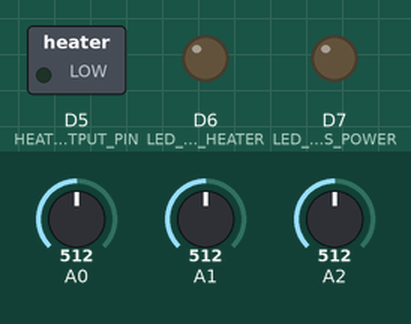
This sketch was run on a simulated Arduino Nano 33 IoT. Parts: switched loads named in the sketch (green lamp = pin HIGH), output pins drawn as LEDs (lit = HIGH). Inputs (shaded band) come from the test bench; at power-on: A2 = 512, A0 = 512, A1 = 512. Nothing arrives over Bluetooth unless stated; a phone connects over Bluetooth LE 3 s after start.

Above: at 1.2 s.
1.3 s: A2 set to 532
2.8 s: A2 set to 566
At 3.8 s:
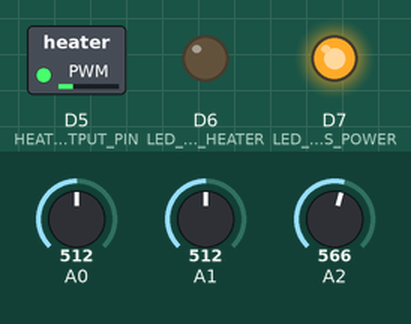
At 8.7 s:
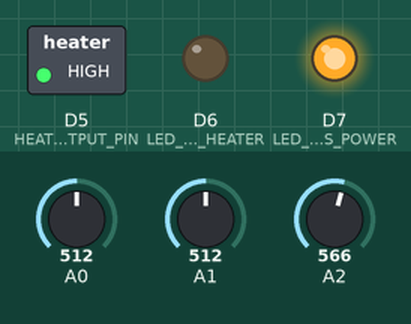
Timing chart, 0 to 10.2 s (numbered marks = the images above; inputs shaded):
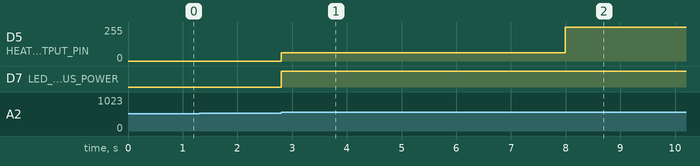

The sketch:

Lambda-Shield-Smartphone-Example.ino
```cpp
// (licence header left out)
//Define included headers.
#include <ArduinoBLE.h>

//Define BLE service.
BLEService LambdaService("C664F3C0-81B3-4E7B-A2F6-EA96181A2E71");
BLEUnsignedCharCharacteristic OxygenLevelChar("C83C027E-F105-4E0D-AA8F-801AC553D5C1", BLERead | BLENotify);

//Define CJ125 registers used.
#define           CJ125_DIAG_REG_STATUS_OK            0x28FF        /* The response of the diagnostic register when everything is ok. */
#define           CJ125_DIAG_REG_STATUS_NOPOWER       0x2855        /* The response of the diagnostic register when power is low. */
#define           hardwareId                          0x00          /* The hardware ID defines which hardware you are using. */

//Define pin assignments.
#define           LED_STATUS_POWER                    7             /* Pin used for power the status LED, indicating we have power. */
#define           LED_STATUS_HEATER                   6             /* Pin used for the heater status LED, indicating heater activity. */
#define           HEATER_OUTPUT_PIN                   5             /* Pin used for the PWM output to the heater circuit. */
#define           UB_ANALOG_INPUT_PIN                 2             /* Analog input for power supply.*/
#define           UR_ANALOG_INPUT_PIN                 1             /* Analog input for temperature.*/
#define           UA_ANALOG_INPUT_PIN                 0             /* Analog input for lambda.*/

//Define adjustable parameters.
#define           UBAT_MIN                            550           /* Minimum voltage (ADC value) on Ubat to operate */

//Global variables.
int adcValue_UA = 0;                                                /* ADC value read from the CJ125 UA output pin */
int adcValue_UR = 0;                                                /* ADC value read from the CJ125 UR output pin */
int adcValue_UB = 0;                                                /* ADC value read from the voltage divider caluclating Ubat */
int adcValue_UR_Optimal = 175;                                      /* UR ADC value stored when CJ125 is in calibration mode, optimal temperature */
int HeaterOutput = 0;                                               /* Current PWM output value (0-255) of the heater output pin */
int CJ125_Status = 0;                                               /* Latest stored DIAG registry response from the CJ125 */
int serial_counter = 0;                                             /* Counter used to calculate refresh rate on the serial output */
int HeaterStatus = 0;                                               /* Defines the heater status for the GUI front-end */


//PID regulation variables.
int dState;                                                         /* Last position input. */
int iState;                                                         /* Integrator state. */
const int iMax = 250;                                               /* Maximum allowable integrator state. */
const int iMin = -250;                                              /* Minimum allowable integrator state. */
const float pGain = 120;                                            /* Proportional gain. Default = 120*/
const float iGain = 0.8;                                            /* Integral gain. Default = 0.8*/
const float dGain = 10;                                             /* Derivative gain. Default = 10*/

//Temperature regulating software (PID).
int CalculateHeaterOutput(int input) {

  //Calculate error term.
  int error = adcValue_UR_Optimal - input;

  //Set current position.
  int position = input;

  //Calculate proportional term.
  float pTerm = -pGain * error;

  //Calculate the integral state with appropriate limiting.
  iState += error;

  if (iState > iMax) iState = iMax;
  if (iState < iMin) iState = iMin;

  //Calculate the integral term.
  float iTerm = -iGain * iState;

  //Calculate the derivative term.
  float dTerm = -dGain * (dState - position);
  dState = position;

  //Calculate regulation (PI).
  int RegulationOutput = pTerm + iTerm + dTerm;

  //Set maximum heater output (full power).
  if (RegulationOutput > 255) RegulationOutput = 255;

  //Set minimum heater value (cooling).
  if (RegulationOutput < 0.0) RegulationOutput = 0;

  //Return calculated PWM output.
  return RegulationOutput;

}

//Function to read inputs and update values.
void UpdateInputs() {

  //Update analog inputs.
  adcValue_UA = analogRead(UA_ANALOG_INPUT_PIN);
  adcValue_UR = analogRead(UR_ANALOG_INPUT_PIN);
  adcValue_UB = analogRead(UB_ANALOG_INPUT_PIN);

  //Do not display values above oxygen content in air.
  if (adcValue_UA > 854) adcValue_UA = 854;

  //Simulate CJ125 status.
  if (adcValue_UB < UBAT_MIN) CJ125_Status = CJ125_DIAG_REG_STATUS_NOPOWER;
  if (adcValue_UB >= UBAT_MIN) CJ125_Status = CJ125_DIAG_REG_STATUS_OK;

}

//Function to transfer current values to app.
void UpdateBLEOutput() {

  //Only update if app is connected.
  if (BLE.connected()) {

    //Calculate checksum.
    uint16_t checksum = HeaterStatus + hardwareId + CJ125_Status + adcValue_UA + adcValue_UR + adcValue_UB;

    //Assembled data.
    String txString = (String)HeaterStatus;
    txString += ",";
    txString += (String)hardwareId;
    txString += ",";
    txString += (String)CJ125_Status;
    txString += ",";
    txString += (String)adcValue_UA;
    txString += ",";
    txString += (String)adcValue_UR;
    txString += ",";
    txString += (String)adcValue_UB;
    txString += ",";
    txString += (String)checksum;
    txString += "\n";

    //Update character.
    for (int i = 0; i < txString.length(); i++) {
      OxygenLevelChar.writeValue(txString.charAt(i));
    }

  } else {

    //Poll for BLE radio events and handle them.
    BLE.poll();

  }

}

void setup() {

  //Initialize BLE.
  BLE.begin();
  BLE.setDeviceName("Arduino");
  BLE.setLocalName("Lambda Sensor");
  BLE.setAdvertisedService(LambdaService);
  LambdaService.addCharacteristic(OxygenLevelChar);
  BLE.addService(LambdaService);
  BLE.advertise();

  //Set up digital output pins.
  pinMode(LED_STATUS_POWER, OUTPUT);
  pinMode(LED_STATUS_HEATER, OUTPUT);
  pinMode(HEATER_OUTPUT_PIN, OUTPUT);

}

void loop() {

  //Update Analog Values.
  UpdateInputs();

  //Update front ends.
  UpdateBLEOutput();

  //Turn off heating.
  if (adcValue_UB < UBAT_MIN) {

    HeaterStatus = 0;
    analogWrite(HEATER_OUTPUT_PIN, 0);
    digitalWrite(LED_STATUS_POWER, LOW);
    digitalWrite(LED_STATUS_HEATER, LOW);

  }

  //Heat sensor.
  if (adcValue_UR >= 250 && adcValue_UB >= UBAT_MIN) {

    //Output LED's.
    digitalWrite(LED_STATUS_POWER, HIGH);
    digitalWrite(LED_STATUS_HEATER, LOW);

    /* Heat up sensor. This is described in detail in the datasheet of the LSU 4.9 sensor with a
     * condensation phase and a ramp up face before going in to PID control. */

    //Update heater status to heating.
    HeaterStatus = 1;

    //Calculate supply voltage.
    float SupplyVoltage = (((float)adcValue_UB / 1023 * 5) / 49900) * 149900;

    //Condensation phase, 2V for 5s.
    int CondensationPWM = (2 / SupplyVoltage) * 255;
    analogWrite(HEATER_OUTPUT_PIN, CondensationPWM);

    int t = 0;
    while (t < 500 && adcValue_UB >= UBAT_MIN) {

      //Update Values.
      UpdateInputs();

      //Update frontends.
      UpdateBLEOutput();

      //Increment.
      t += 1;
      delay(10);

    }

    //Ramp up phase, +0.4V / s until 100% PWM from 8.5V.
    float UHeater = 8.5;
    while (adcValue_UB > UBAT_MIN && adcValue_UR > adcValue_UR_Optimal) {

      //Update Values.
      UpdateInputs();

      //Update frontends.
      UpdateBLEOutput();

      //Set heater output during ramp up.
      CondensationPWM = (UHeater / SupplyVoltage) * 255;
      if (CondensationPWM > 255) CondensationPWM = 255;
      analogWrite(HEATER_OUTPUT_PIN, CondensationPWM);

      //Increment Voltage.
      UHeater += 0.004;
      delay(10);

    }

  }

  //Adjust PWM output by calculated PID regulation.
  if (adcValue_UR < 250 && adcValue_UB >= UBAT_MIN) {

    //Calculate and set new heater output.
    HeaterOutput = CalculateHeaterOutput(adcValue_UR);
    analogWrite(HEATER_OUTPUT_PIN, HeaterOutput);

    //Output LED's.
    digitalWrite(LED_STATUS_POWER, HIGH);
    digitalWrite(LED_STATUS_HEATER, HIGH);

    //Update heater status.
    HeaterStatus = 2;

  }

}
```

Measured:
- the behaviour switches between 549 and 550 on A2 (found by bisection; images 0 and 1)
- after the input at 1.3 s, every drawn part: stays the same
- after the input at 2.8 s, D5 (HEATER_OUTPUT_PIN): 0/255 → 61/255 at once, → 255/255 5.2 s later; D7 (LED_STATUS_POWER): LOW → HIGH at once
